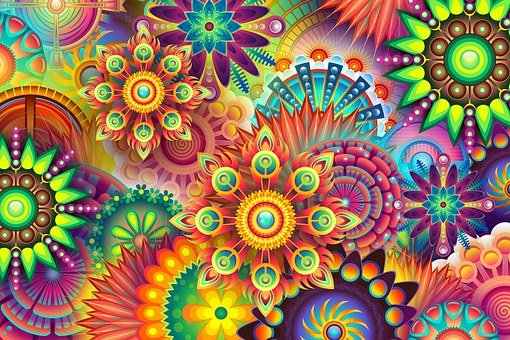
#> input picture module_1_2/mandalas-1084082__340.jpg, 510 x 340 px
$ python opdracht_1_2.py
#> lines starting #> are read from the running program, lines starting #| are printed output that depends on the picture
import matplotlib.pyplot as plt
import skimage as ski

def colorRange(image):
    for i in range(0, len(image)):
        for j in range(0, len(image[i])):
            if (image[i][j][0]/1.8) > image[i][j][1] and (image[i][j][0]/1.8) > image[i][j][2]: #color red
            # if (image[i][j][1]/1.3) > image[i][j][0] and (image[i][j][1]/1.3) > image[i][j][2]: #color green
            # if (image[i][j][2]/1.1) > image[i][j][1] and (image[i][j][2]/1.1) > image[i][j][0]: #color blue
                image[i][j] = image[i][j]
            else:
                image[i][j] = ski.color.rgb2gray(image[i][j])
    return image

def histogram(image):
    hsvImage = ski.color.rgb2hsv(image)
    ravelImage = hsvImage.ravel()
    hue = hsvImage[:, :, 0].ravel()
    # [4 lines of commented-out code are left out]
    return ravelImage, hue

image = ski.img_as_float(ski.io.imread('mandalas-1084082__340.jpg'))
# image = ski.img_as_float(ski.io.imread('eingang.jpg'))
imageCopy = colorRange(image.copy())
#> after the loop in colorRange, `for i in range(0, len(image)):`:
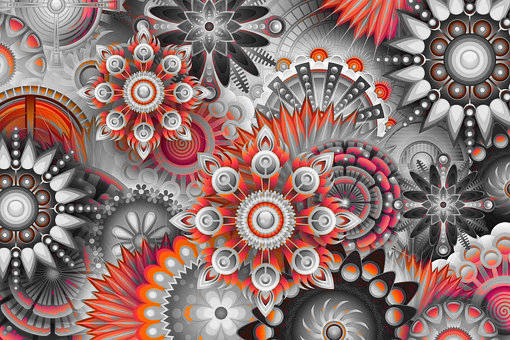
#> image: shape (340, 510, 3) float64; mean of channels 0, 1, 2 0.567, 0.462, 0.449; drawn as R, G, B

fig, ((ax0, ax1), (ax2, ax3)) = plt.subplots(2, 2)

ax0.imshow(image)
ax0.set_title("image")

ax1.imshow(imageCopy, cmap='gray')
ax1.set_title("red")

ravelImage, hue = histogram(image)
#> in histogram, `hsvImage = ski.color.rgb2hsv(image)`: hsvImage: shape (340, 510, 3) float64; mean of channels 0, 1, 2 0.39, 0.635, 0.684
# ax2.hist(ravelImage, bins = 500, color = 'orange', )
ax2.hist(hue, bins = 500, color = 'red', alpha = 0.5)
# ax2.set_xbound(0, 0.12)
ax2.set_xlabel('color value')
ax2.set_ylabel('pixels')
ax2.legend(['Total', 'Hue'])

ravelImage2, hue2 = histogram(imageCopy)
#> in histogram (call 2), `hsvImage = ski.color.rgb2hsv(image)`: hsvImage: shape (340, 510, 3) float64; mean of channels 0, 1, 2 0.0802, 0.178, 0.567
# ax3.hist(ravelImage2, bins = 500, color = 'orange', )
ax3.hist(hue2, bins = 500, color = 'red', alpha = 0.5)
# ax3.set_xbound(0, 0.12)
ax3.set_xlabel('color value')
ax3.set_ylabel('pixels')
ax3.legend(['Total', 'Hue'])

fig.tight_layout()
plt.show()
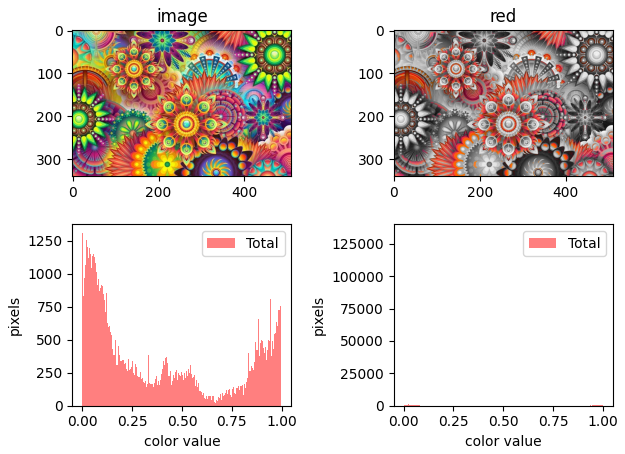
#> figure drawn by matplotlib, 4 panels; panel 3: tallest bar 1311 high, from x = 2.17e-19 to 0.002; panel 4: tallest bar 133544 high, from x = 2.17e-19 to 0.002
